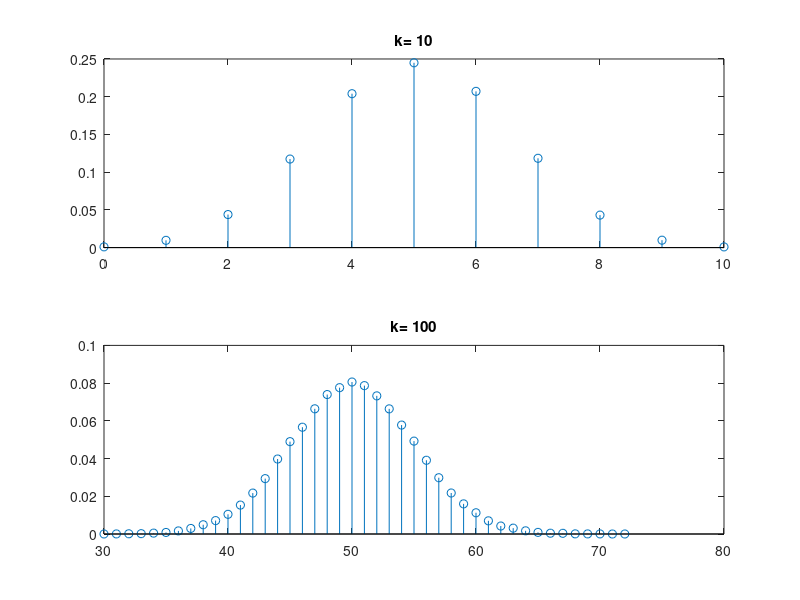

Reproduce this figure in MATLAB.
repeticoes=1e5;
k=[10 100]

for i=1:length(k)
    contagens=zeros(1,repeticoes);
    for rep=1:repeticoes
        % simular contador 
        x = rand(1, k(i));
        n = sum(x < 0.5);
        contagens(rep)=n;
    end

    subplot(length(k),1,i)
    [n x]=hist(contagens, min(contagens):max(contagens));
    stem(x,n/repeticoes); title(['k= ' num2str(k(i))]);
    sum(n/repeticoes)
end
